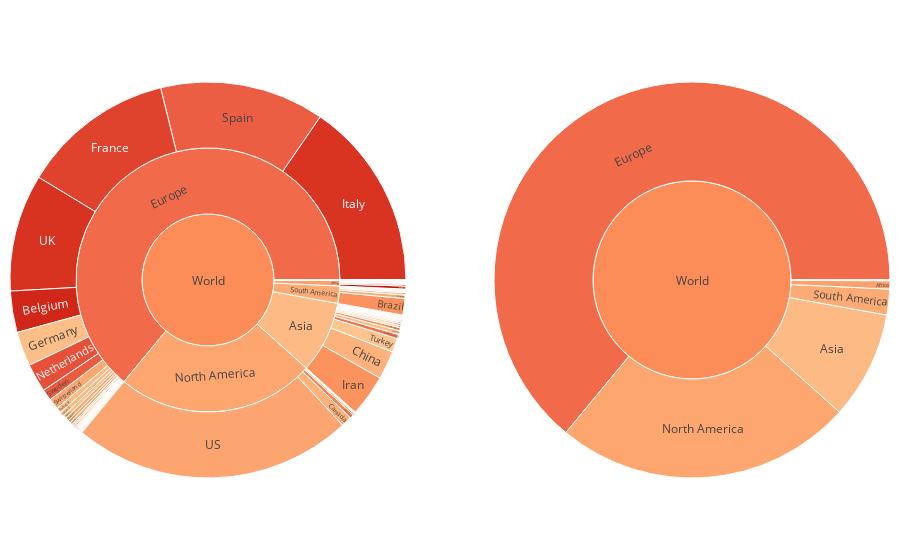

Notebook source saved alongside this figure:
### Code cell
df = latest_day[['Continent', 'Country','Province/State', 'Deaths','Confirmed']]
levels = [ 'Country', 'Continent']
color_columns = ['Deaths','Confirmed']
value_column = 'Deaths'

def build_hierarchical_dataframe(df, levels, value_column, color_columns=None, middle_circle_name=None):
    """
    Build a hierarchy of levels for Sunburst or Treemap charts.

    Levels are given starting from the bottom to the top of the hierarchy,
    ie the last level corresponds to the root.
    """
    df_all_trees = pd.DataFrame(columns=['id', 'parent', 'value', 'color'])
    for i, level in enumerate(levels):
        df_tree = pd.DataFrame(columns=['id', 'parent', 'value', 'color'])
        dfg = df.groupby(levels[i:]).sum()
        dfg = dfg.reset_index()
        df_tree['id'] = dfg[level].copy()
        if i < len(levels) - 1:
            df_tree['parent'] = dfg[levels[i+1]].copy()
        else:
            df_tree['parent'] = middle_circle_name
        df_tree['value'] = dfg[value_column]
        df_tree['color'] = dfg[color_columns[0]] / dfg[color_columns[1]]
        df_all_trees = df_all_trees.append(df_tree, ignore_index=True)
    total = pd.Series(dict(id=middle_circle_name, parent='',
                              value=df[value_column].sum(),
                              color=df[color_columns[0]].sum() / df[color_columns[1]].sum()))
    df_all_trees = df_all_trees.append(total, ignore_index=True)
    return df_all_trees


df_all_trees = build_hierarchical_dataframe(df, levels, value_column, color_columns, 'World')
average_score = df['Deaths'].sum() / df['Confirmed'].sum()

fig = make_subplots(1, 2, specs=[[{"type": "domain"}, {"type": "domain"}]],)

fig.add_trace(go.Sunburst(
    labels=df_all_trees['id'],
    parents=df_all_trees['parent'],
    values=df_all_trees['value'],
    branchvalues='total',
    marker=dict(
        colors=df_all_trees['color'],
        colorscale='OrRd',
        cmid=average_score),
    hovertemplate='<b>%{label} </b> <br> Fatalities: %{value}<br> Fatality rate: %{color:.2f}',
    name=''
    ), 1, 1)

fig.add_trace(go.Sunburst(
    labels=df_all_trees['id'],
    parents=df_all_trees['parent'],
    values=df_all_trees['value'],
    branchvalues='total',
    marker=dict(
        colors=df_all_trees['color'],
        colorscale='OrRd',
        cmid=average_score),
    hovertemplate='<b>%{label} </b> <br> Fatalities: %{value}<br> Fatality rate: %{color:.2f}',
    name='',
    maxdepth=2
    ), 1, 2)

fig.update_layout(
    margin=dict(t=10, b=10, r=10, l=10),
    hoverlabel=dict(
        bgcolor="white", 
        font_size=16, 
        font_family="Rockwell"
    )
)
fig.show()

### Figure 1 — Plotly figure (JSON) as saved in the notebook; plotly's stock layout.template omitted (floating-point values rounded to 4 significant figures; data arrays with more than 128 entries replaced by an {"elided": "..."} marker saying what was removed)
{"data": [{"branchvalues": "total", "domain": {"x": [0, 0.45], "y": [0, 1]}, "hovertemplate": "<b>%{label} </b> <br> Fatalities: %{value}<br> Fatality rate: %{color:.2f}", "labels": {"elided": "194 str values"}, "marker": {"cmid": 0.0668, "colors": {"elided": "194 float values"}, "colorscale": [[0, "rgb(255,247,236)"], [0.125, "rgb(254,232,200)"], [0.25, "rgb(253,212,158)"], [0.375, "rgb(253,187,132)"], [0.5, "rgb(252,141,89)"], [0.625, "rgb(239,101,72)"], [0.75, "rgb(215,48,31)"], [0.875, "rgb(179,0,0)"], [1, "rgb(127,0,0)"]]}, "name": "", "parents": {"elided": "194 str values"}, "type": "sunburst", "values": {"elided": "194 int values"}}, {"branchvalues": "total", "domain": {"x": [0.55, 1], "y": [0, 1]}, "hovertemplate": "<b>%{label} </b> <br> Fatalities: %{value}<br> Fatality rate: %{color:.2f}", "labels": {"elided": "194 str values"}, "marker": {"cmid": 0.0668, "colors": {"elided": "194 float values"}, "colorscale": [[0, "rgb(255,247,236)"], [0.125, "rgb(254,232,200)"], [0.25, "rgb(253,212,158)"], [0.375, "rgb(253,187,132)"], [0.5, "rgb(252,141,89)"], [0.625, "rgb(239,101,72)"], [0.75, "rgb(215,48,31)"], [0.875, "rgb(179,0,0)"], [1, "rgb(127,0,0)"]]}, "maxdepth": 2, "name": "", "parents": {"elided": "194 str values"}, "type": "sunburst", "values": {"elided": "194 int values"}}], "layout": {"hoverlabel": {"bgcolor": "white", "font": {"family": "Rockwell", "size": 16}}, "margin": {"b": 10, "l": 10, "r": 10, "t": 10}}}
